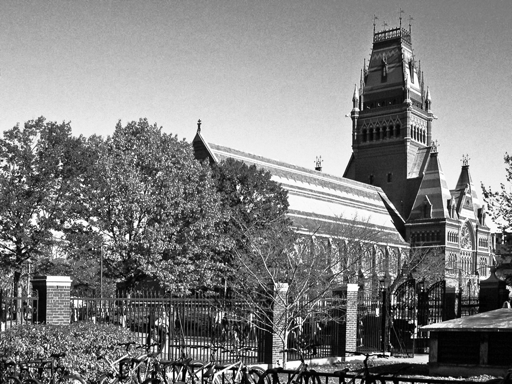
#> input picture hw4_solutions/Harvard_Small.png, 512 x 384 px
$ python P5_serial.py   (Python 2 division)
#> lines starting #> are read from the running program, lines starting #| are printed output that depends on the picture; after the words box and inside, x2 and y2 are one past the last pixel; in counts of white or black regions, pixels touching at a corner belong together
import numpy as np
import matplotlib.image as img
import time

in_file_name  = "Harvard_Small.png"
out_file_name = "Harvard_GrowRegion_CPU.png"

# Region growing constants [min, max]
seed_threshold = [0, 0.08];
threshold      = [0, 0.27];

def in_range(value, pair):
  '''True if value is in the range [pair[0],pair[1]]'''
  return pair[0] <= value <= pair[1]

def index2ij(index, width, height):
  '''Transform an index to an (i,j) pair'''
  return index / width, index % width

def ij2index(i, j, width, height):
  '''Transform an (i,j) pair to an index'''
  return i*width + j

def add_neighbors2D(i, j, width, height, dataset):
  '''Add all valid neighbor indices of (i,j) to the set dataset'''
  index = ij2index(i, j, width, height)    # Index of (i,j)
  if i > 0:
    dataset.add(index - width)             # Add (i-1,j)
  if i < height-1:
    dataset.add(index + width)             # Add (i+1,j)
  if j > 0:
    dataset.add(index - 1)                 # Add (i,j-1)
  if j < width-1:
    dataset.add(index + 1)                 # Add (i,j+1)


if __name__ == '__main__':
  # Read image. BW images have R=G=B so extract the R-value
  image = img.imread(in_file_name)[:,:,0]
#> image: shape (384, 512) float32; min 0, max 1, mean 0.503
  height, width = np.int32(image.shape)
#> height = 384; width = 512
  print "Processing %d x %d image" % (width, height)
#| Processing 512 x 384 image

  # Initialize the image region as empty
  im_region = np.zeros([height, width], dtype=np.int8)
  # Initialize the next front as empty
  next_front = set()

  start_time = time.time()

  # Find any seed points in the image and add them to the region
  for i in xrange(0, height):
    for j in xrange(0, width):
      if in_range(image[i,j], seed_threshold):
        # This pixel is a seed pixel! Add it to the image region
        im_region[i,j] = 1
        # Add its neighbours to the next front
        add_neighbors2D(i, j, width, height, next_front)
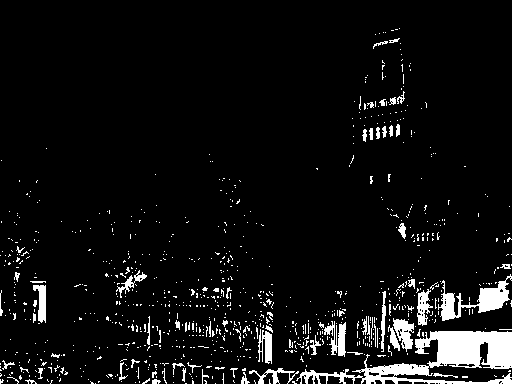
#> im_region: shape (384, 512) int8; values 0 (black) and 1 (white), 6.3% white; 896 white regions (828 under 20 px), largest, box (x1, y1, x2, y2) and area: (296, 331, 512, 384) 4341, (438, 274, 512, 321) 1153, (324, 321, 346, 357) 407

  # Output
  stop_time = time.time()
  print "Serial: %f" % (stop_time - start_time)
  img.imsave(out_file_name, im_region, cmap='gray')
